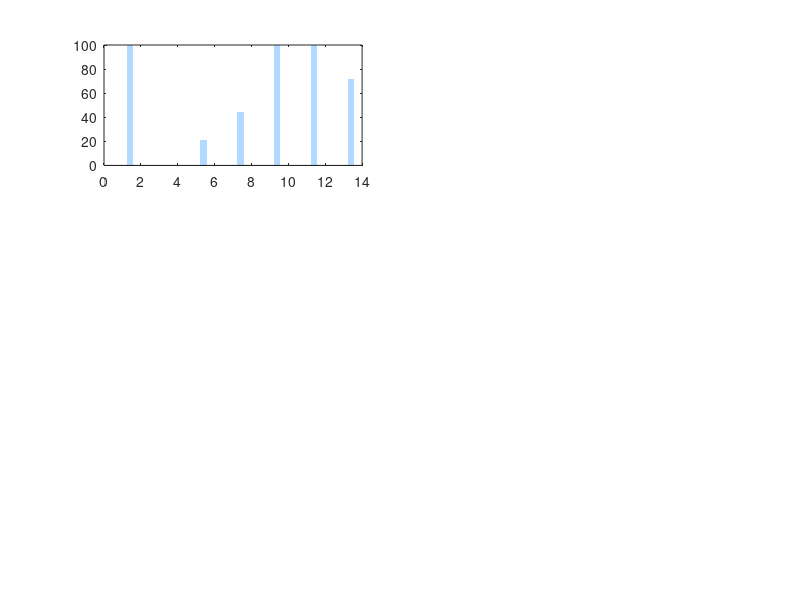

Write the MATLAB code that produced this figure. (Note: this script raises an error after producing the figure.)
clc
clear
close all
tic

%% Data
%%% FLE patient 18 in patient-specific strategy (input form-1 is the best)
FleTle_InputForm{1,1} = [100, 0, 21, 44.2, 99.9, 99.8, 72.0]';
FleTle_InputForm{1,2} = [100, 0, 23, 40.0, 99.9, 99.7, 69.9]';
FleTle_InputForm{1,3} = [50, 0, 18, 32.8, 99.9, 99.8, 66.4]';
FleTle_InputForm{1,4} = [50, 0, 22, 32.8, 99.9, 99.7, 66.3]';

%%% TLE patient 3 in patient-specific strategy (input form-2 is the best)
FleTle_InputForm{2,1} = [100, 0, 17, 63.5, 99.8, 99.8, 81.7]';
FleTle_InputForm{2,2} = [100, 0, 16, 74.3, 99.8, 99.8, 87.0]';
FleTle_InputForm{2,3} = [100, 0, 18, 64.6, 99.8, 99.7, 82.2]';
FleTle_InputForm{2,4} = [100, 0, 16, 69.4, 99.9, 99.9, 84.7]';

%%% FLE patient 10 in patient-cross strategy (input form-3 is the best)
FleTle_InputForm{3,1} = [100, 1.3, 10, 65.4, 93.0, 92.9, 79.2]';
FleTle_InputForm{3,2} = [100, 1.1, 10, 69.2, 92.9, 92.8, 81.0]';
FleTle_InputForm{3,3} = [100, 0.5, 10, 88.5, 98.1, 98.1, 93.3]';
FleTle_InputForm{3,4} = [100, 1.6, 10, 65.4, 89.0, 89.0, 77.2]';

%%% TLE patient 11 in patient-cross strategy (input form-4 is the best)
FleTle_InputForm{4,1} = [100, 1.9, 19, 76.9, 89.3, 89.1, 83.1]';
FleTle_InputForm{4,2} = [100, 0.8, 25, 70.7, 94.5, 94.2, 82.6]';
FleTle_InputForm{4,3} = [80, 1.2, 22, 71.0, 94.7, 94.5, 82.9]';
FleTle_InputForm{4,4} = [100, 0.7, 20, 77.2, 95.0, 94.8, 86.1]';

%% Plotting
NumRow = 3;
NumColumn = 2;
labels = {'Sene (%)', 'FDR (1/h)', 'Latency (s)','Sens (%)', 'Spec (%)', 'Acc (%)', 'AUC (%)',};
x = 2:2:2*length(labels);
BarWidth = 0.17;
Tn = {'(A) Results of FLE Patient 18 in Patient-Specific Strategy';
    '(B) Results of TLE Patient 03 in Patient-Specific Strategy';
    '(C) Results of FLE Patient 10 in Patient-Cross Strategy';
    '(D) Results of TLE Patient 11 in Patient-Cross Strategy'};

FaceColors = {[.7 .7 .7; .5 .5 .5; .3 .3 .3; .1 .1 .1];
    [1.0 0.8 0.8; 1.0 0.5 0.4; 0.8 0.2 0.2; 0.5 0.0 0.0];
    [0.7 0.85 1; 0.4 0.7 1.0; 0.0 0.45 0.8; 0.0 0.15 0.65];
    [0.7 1.0 0.7; 0.4 0.85 0.4; 0.1 0.6 0.2; 0.0 0.35 0.10];
    [1.0 0.8 0.8; 1.0 0.5 0.4; 0.8 0.2 0.2; 0.5 0.0 0.0];
    [0.6 1.0 1.0; 0.2 0.9 0.9; 0.0 0.7 0.7; 0.0 0.4 0.6];
    [0.8 0.7 1.0; 0.6 0.4 1.0; 0.4 0.0 0.8; 0.25 0.0 0.5];
    [1.0 0.9 0.6; 1.0 0.7 0.2; 0.9 0.5 0.0; 0.6 0.3 0.0]};

FaceColorsIndex = 3; %%%%%%%%%%%%%%%%%%%%%%%%%%%
YCenterMore = 3.5;

h = figure;
set(gcf,'outerposition',get(0,'screensize'))
NumSubFig = 4;

for SubFigNum = 1:NumSubFig
    subplot(NumRow,NumColumn,SubFigNum)
    b1 = bar(x-0.6, FleTle_InputForm{SubFigNum,1},BarWidth,'FaceColor',FaceColors{FaceColorsIndex,1}(1,:),'EdgeColor','none'); % 绘制 group1 数据
    XC1 = b1.XData; % 柱子的中心位置
    YC1 = b1.YData; % 柱子的高度
    for i = 1:length(labels)
        text(XC1(i),YC1(i)+YCenterMore,num2str(FleTle_InputForm{SubFigNum,1}(i,1)),'HorizontalAlignment','center',...
            'FontSize',6,'FontWeight','bold','Color',FaceColors{FaceColorsIndex,1}(1,:));
    end
    hold on;

    b2 = bar(x-0.2, FleTle_InputForm{SubFigNum,2},BarWidth,'FaceColor',FaceColors{FaceColorsIndex,1}(2,:),'EdgeColor','none'); % 绘制 group2 数据
    XC2 = b2.XData; % 柱子的中心位置
    YC2 = b2.YData; % 柱子的高度
    for i = 1:length(labels)
        text(XC2(i),YC2(i)+YCenterMore,num2str(FleTle_InputForm{SubFigNum,2}(i,1)),'HorizontalAlignment','center',...
            'FontSize',6,'FontWeight','bold','Color',FaceColors{FaceColorsIndex,1}(2,:));
    end
    hold on;

    b3 = bar(x+0.2, FleTle_InputForm{SubFigNum,3},BarWidth,'FaceColor',FaceColors{FaceColorsIndex,1}(3,:),'EdgeColor','none'); % 绘制 group2 数据
    XC3 = b3.XData; % 柱子的中心位置
    YC3 = b3.YData; % 柱子的高度
    for i = 1:length(labels)
        text(XC3(i),YC3(i)+YCenterMore,num2str(FleTle_InputForm{SubFigNum,3}(i,1)),'HorizontalAlignment','center',...
            'FontSize',6,'FontWeight','bold','Color',FaceColors{FaceColorsIndex,1}(3,:));
    end
    hold on;

    b4 = bar(x+0.6, FleTle_InputForm{SubFigNum,4},BarWidth,'FaceColor',FaceColors{FaceColorsIndex,1}(4,:),'EdgeColor','none'); % 绘制 group2 数据
    XC4 = b4.XData; % 柱子的中心位置
    YC4 = b4.YData; % 柱子的高度
    for i = 1:length(labels)
        text(XC4(i),YC4(i)+YCenterMore,num2str(FleTle_InputForm{SubFigNum,4}(i,1)),'HorizontalAlignment','center',...
            'FontSize',6,'FontWeight','bold','Color',FaceColors{FaceColorsIndex,1}(4,:));
    end
    hold on;

    set(gca,'FontSize',12,'FontWeight','bold')
    set(gca, 'XTick', x, 'XTickLabel', labels,'FontSize',10);
    lgd = legend({'Input Form 1', 'Input Form 2','Input Form 3', 'Input Form 4'},'FontSize',7,'Orientation','vertical','Location','north','box','off');
    lgd.ItemTokenSize = [8,0];
    ylabel('Magnitude');
    title(Tn{SubFigNum,1},'FontSize',16)
    ylim([0 108])
    xlim([1 15])
    ax = gca;
    ax.Box = 'off';
    ax.XAxisLocation = 'bottom';
    ax.YAxisLocation = 'left';
    grid on
    ax.GridLineStyle = '--';
    ax.GridAlpha = 0.15;
end
%saveas(h,'m4_For_Figure-7','epsc')
%saveas(h,'m4_For_Figure-7','fig')

saveas(h,'m4_For_Figure-7_v3','epsc')
saveas(h,'m4_For_Figure-7_v3','fig')
%%
toc
